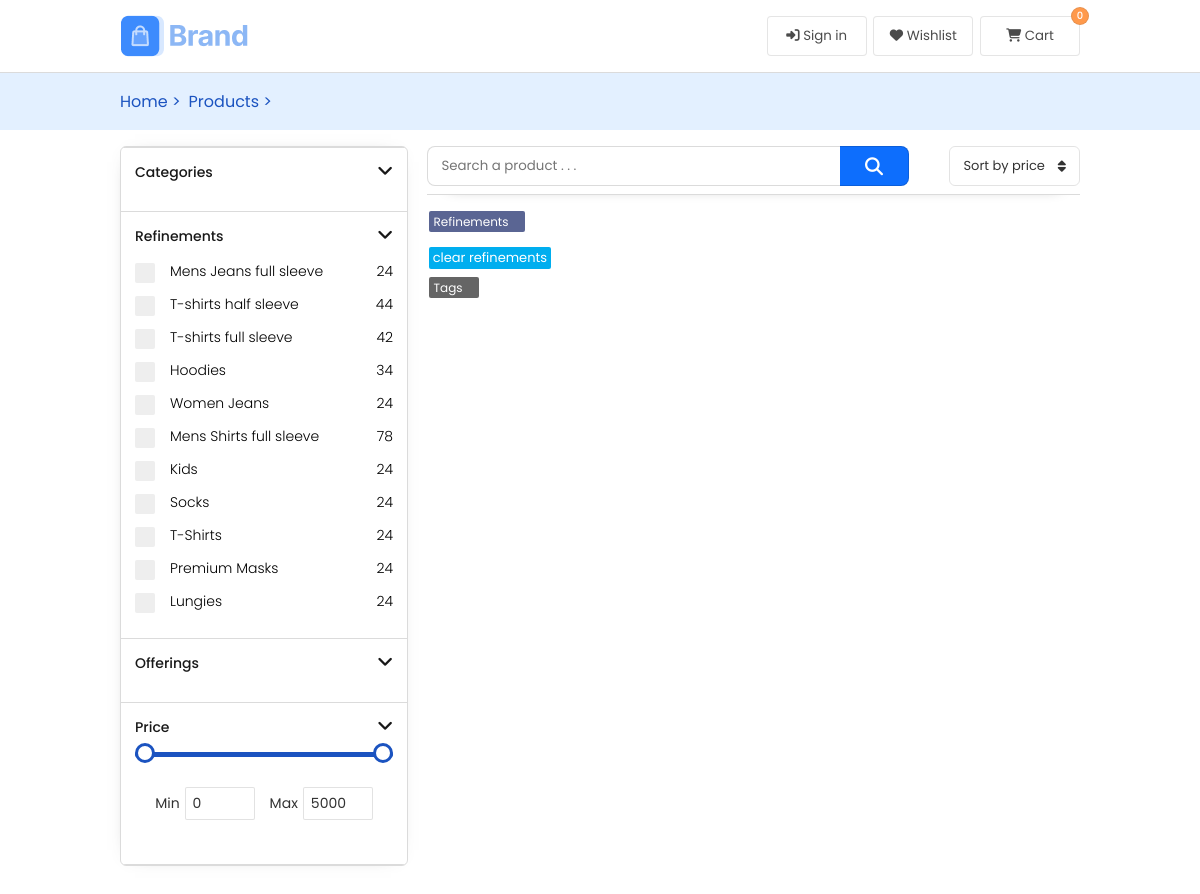
The app's page /products/, older data.
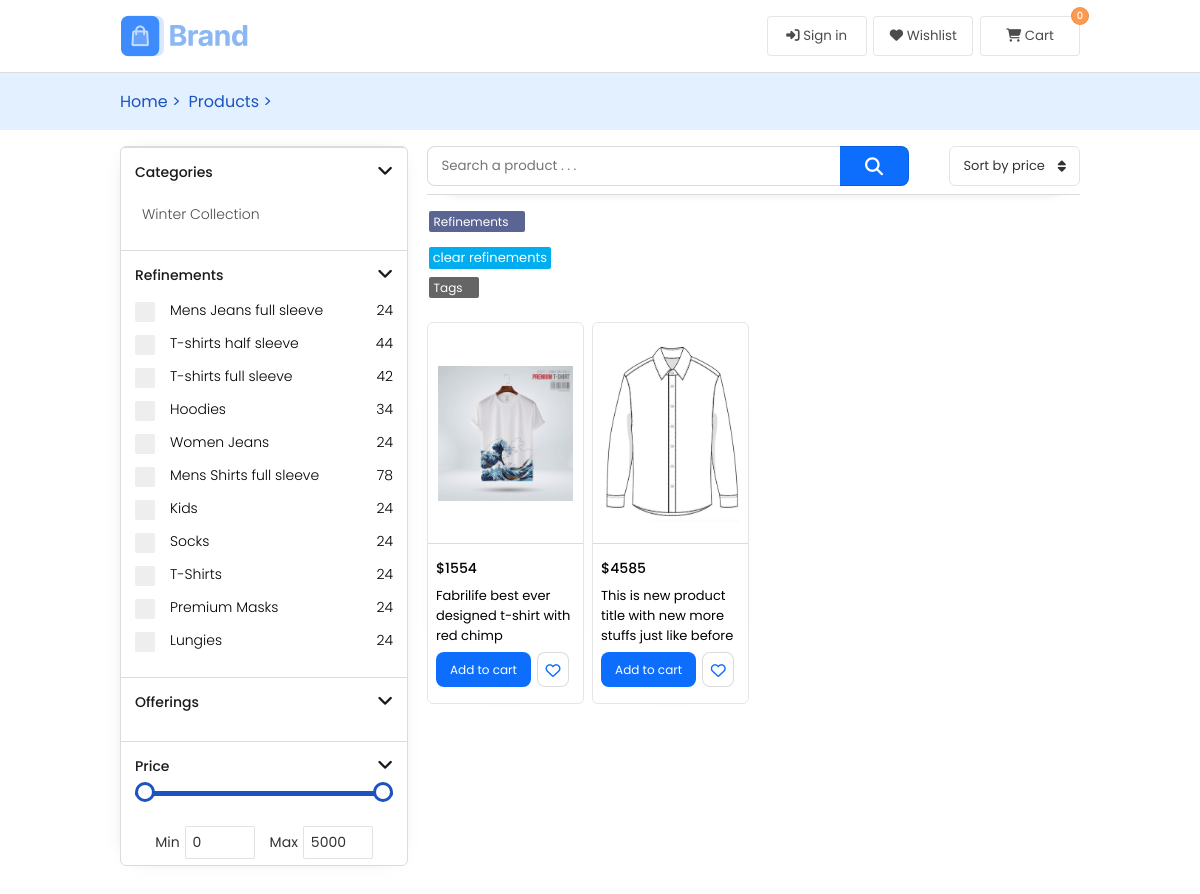
The same page, newer data.
### products/models.py (models this page shows)
class Category(models.Model):
    category_name = models.CharField(max_length=30)

class Product(models.Model):
    product_title = models.CharField(max_length=200)
    product_code = models.CharField(max_length=15)
    product_price = models.IntegerField()
    product_category = models.ForeignKey(Category, on_delete=models.DO_NOTHING)
    color_type = models.CharField(max_length=100)
    yarn_type = models.CharField(max_length=100)
    yarn_count = models.IntegerField()
    brand = models.CharField(max_length=30)
    product_in_stock = models.BooleanField(default=True)
    product_tags = models.CharField(max_length=300)
    product_added_by = models.ForeignKey(User, on_delete=models.DO_NOTHING, default=1)
    product_last_update = models.DateTimeField(auto_now_add=True)
    product_type = models.CharField(max_length=40, null=True, blank=True)
    product_primary_image = models.ImageField(upload_to='product_primary_images/')
    product_more_information = models.CharField(max_length=200)
    product_search_keyword = models.CharField(max_length=400)
    on_discount = models.BooleanField(default=False)
    discount_percentage = models.IntegerField(default=0)
    discount_price = models.IntegerField(default=0)
    discount_reason = models.ForeignKey(DiscountReason, on_delete=models.DO_NOTHING, null=True, blank=True)
    discount_expiry = models.DateTimeField(null=True, blank=True)

### products/views.py (the view, shortened to what this page needs)
# urls.py: path('', include('products.urls')),
def products(request):
    query = ''
    if 's' in request.GET:
        query = request.GET['s']
    category = Category.objects.filter(category_name__icontains=query)
    reasons = DiscountReason.objects.filter(discount_reason__icontains=query)
    products_list = Product.objects.filter(
        Q(product_title__icontains=query) | Q(brand__icontains=query) | Q(product_tags__icontains=query) |
        Q(product_search_keyword__icontains=query) | Q(product_more_information__icontains=query) |
        Q(product_category__in=category) | Q(discount_reason__in=reasons)
    )
    search_keywords = Product.objects.all()
    categories = Category.objects.all()
    reasons = DiscountReason.objects.all()
    context = {
        'products': products_list,
        'query': query,
        'query_string': True if query != '' else False,
        'search_keywords': search_keywords,
        'categories': categories,
        'reasons': reasons
    }
    return render(request, 'products.html', context)

### templates/products.html (shortened to what the changed rows need)
{% extends 'index.html' %}
{% load static %}
    {% block cssfiles %}
    <link rel="stylesheet" href="{% static 'css/products.css' %}">
    {% endblock cssfiles %}
    {% block container %}
        <div class="product-container">
            <div class="filter-container" id="main-filter-container">
                <div class="filter" id="filter-contents">
                    <div class="category-container filter-item">
                        <div class="filter-item-top">
                            <p>Categories</p>
                            <i style="font-size:24px" class="fa">&#xf107;</i>
                        </div>
                        {% for category in categories %}
                        <p class="category" cat_id="{{category.id}}" id="category_id{{category.id}}">{{category.category_name}}</p>
                        {% endfor %}
                    </div>
                </div>
            </div>
            <div class="product-list" id="product-list">
                <div class="p-grid-container">
                    <ol class="products-grid" id="products-grid">
                        {% for product in products %}
                        <li>
                            <div class="product-card" id="product-{{product.id}}">
                                <div class="product-card-and-view-mask">
                                    <div class="p-c-img">
                                        <img draggable="false" id="p_img-{{product.id}}"  src="{{product.product_primary_image.url}}" alt="{{product.product_search_keyword}}">
                                    </div>
                                </div>
                                <div class="line"></div>
                                <p class="price" >$<span id="p_price-{{product.id}}">{{product.product_price}}</span></p>
                                <p class="title" id="p_title-{{product.id}}">{{product.product_title}}</p>
                                <div class="p-c-btns">
                                    <button class="add-to-cart" onclick="add_to_cart( {{product.id}}, `{{request.user}}`, get_size_quantity(false) )">Add to cart</button>
                                    <button class="add-to-wishlist" onclick="add_to_wishlist({{product.id}}, '{{request.user}}')">
                                        <i class="far fa-heart"></i>
                                    </button>
                                </div>
                            </div>
                        </li>
                        {% endfor %}
                    </ol>
                </div>
            </div>
        </div>
    {% endblock container %}

Row changes from the older to the newer data that the page shows:
added Category: category_name "Winter Collection"
added Product: product_primary_image (picture), product_price "1554", product_title "Fabrilife best ever designed t-shirt with red chimp"
added Product: product_primary_image (picture), product_price "4585", product_title "This is new product title with new more stuffs just like before"
